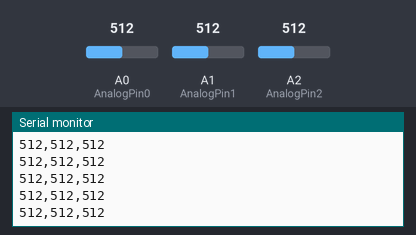
Bench run of a sketch on a simulated Arduino Uno, built with avr-gcc and run on an emulated ATmega328P. Parts: the last lines printed to the serial monitor. The test bench sets the inputs (shaded band); at power-on: A0 (AnalogPin0) = 512, A1 (AnalogPin1) = 512, A2 (AnalogPin2) = 512.

Above: at 1.2 s.
1.3 s: A0 (AnalogPin0) set to 11
At 2.2 s:
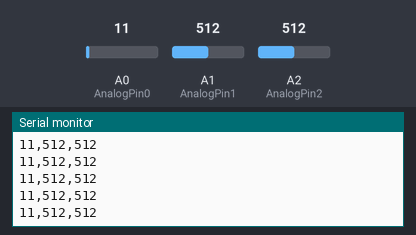
2.8 s: A0 (AnalogPin0) set to 8
At 3.6 s:
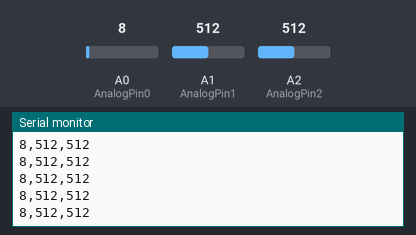
4.3 s: A1 (AnalogPin1) set to 992
At 5.0 s:
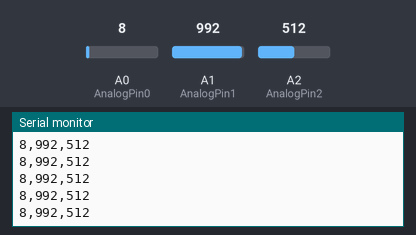
5.8 s: A1 (AnalogPin1) set to 1014
At 6.5 s:
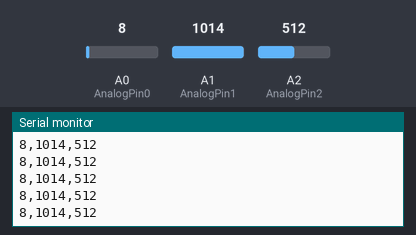
Timing chart, 0 to 8.8 s (numbered marks = the images above; inputs shaded):
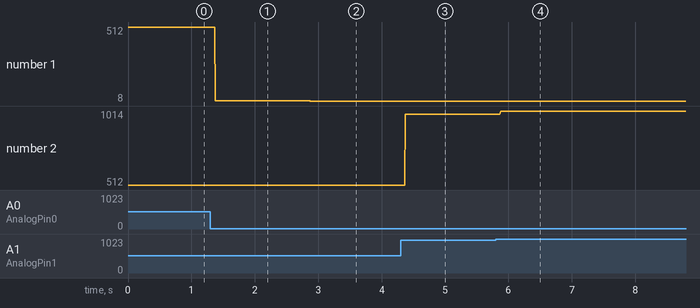

Measured:
- after the input at 1.3 s, the serial monitor: prints a new line after 0.08 s (image 1)
- after the input at 2.8 s, the serial monitor: prints a new line after 0.08 s (image 2)
- after the input at 4.3 s, the serial monitor: prints a new line after 0.08 s (image 3)
- after the input at 5.8 s, the serial monitor: prints a new line after 0.07 s (image 4)
- plotted number 1: 512 → 11 after the input at 1.3 s, 11 → 8 after the input at 2.8 s
- plotted number 2: 512 → 992 after the input at 4.3 s, 992 → 1014 after the input at 5.8 s

The sketch:

RunOnArduino__2101171359__02_AddOneInputs.ino
```cpp
// (licence header left out)
// This code reads analog inputs from pins A0 and A1 and sends these values out via serial
// You can add or remove pins to read from, but be sure they are separated by commas, and print a
// newline character at the end of each loop()

int AnalogPin0 = A0; //Declare an integer variable, hooked up to analog pin 0
int AnalogPin1 = A1; //Declare an integer variable, hooked up to analog pin 1
int AnalogPin2 = A2; //Declare an integer variable, hooked up to analog pin 1

void setup() {
  Serial.begin(9600); //Begin Serial Communication with a baud rate of 9600
}

void loop() {
   //New variables are declared to store the readings of the respective pins
  int Value1 = analogRead(AnalogPin0);
  int Value2 = analogRead(AnalogPin1);
  int Value3 = analogRead(AnalogPin2);

  /*The Serial.print() function does not execute a "return" or a space
      Also, the "," character is essential for parsing the values,
      The comma is not necessary after the last variable.*/

  Serial.print(Value1, DEC);
  Serial.print(",");
  Serial.print(Value2, DEC);
  Serial.print(",");
  Serial.print(Value3, DEC);
  Serial.println();
  delay(1); // For illustration purposes only. This will slow down your program if not removed
}
```
